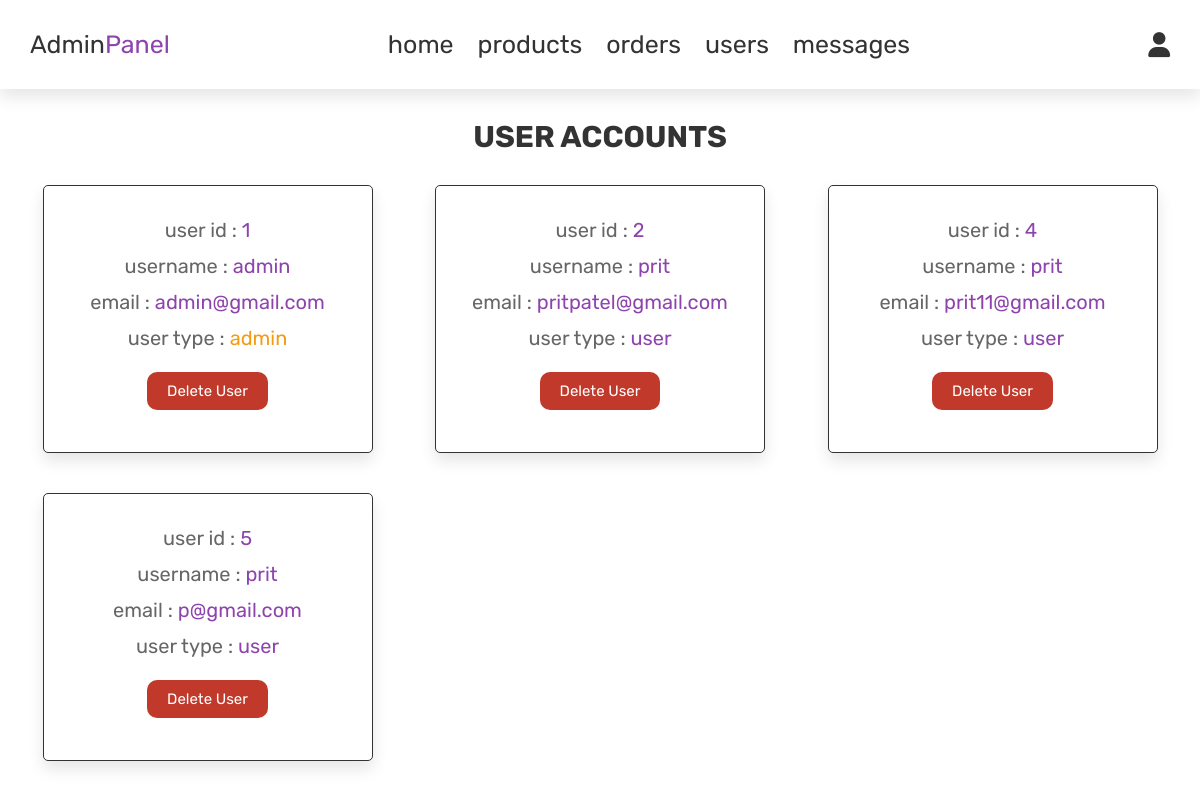
The page /admin_user.php (signed in) on the database as committed earlier.
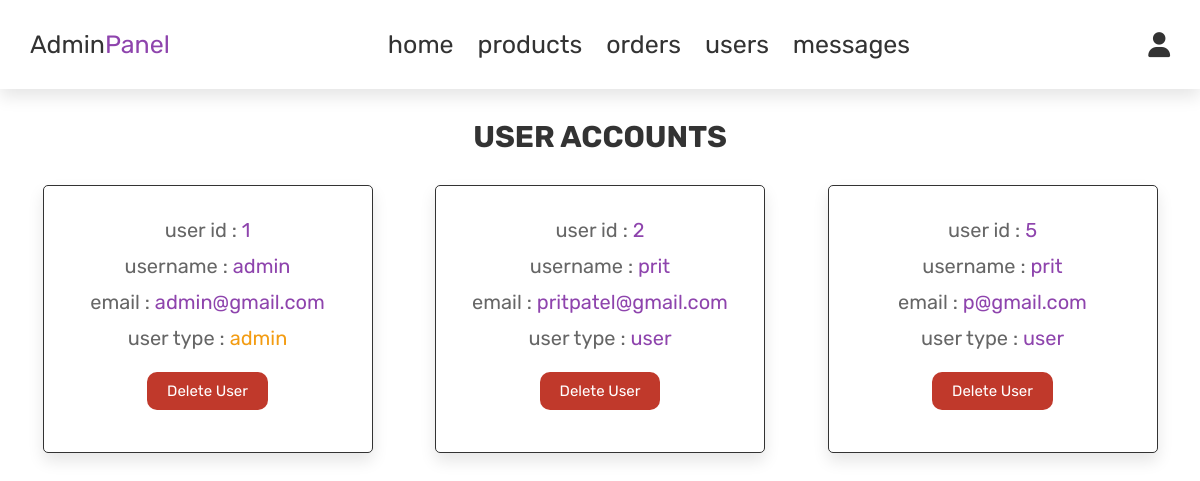
The same page on the database as committed later.
### tables this page shows
CREATE TABLE IF NOT EXISTS `users` (
  `id` int NOT NULL AUTO_INCREMENT,
  `name` varchar(100) NOT NULL,
  `email` varchar(100) NOT NULL,
  `password` varchar(100) NOT NULL,
  `ph_no` varchar(15) NOT NULL,
  `usertype` varchar(20) NOT NULL DEFAULT 'user',
  PRIMARY KEY (`id`),
  UNIQUE KEY `ph_no` (`ph_no`),
  UNIQUE KEY `email` (`email`)
);

### admin_user.php (the view, shortened to what this page needs)
<?php
include 'conn.php';
?>
<!DOCTYPE html>
<html lang="en">
<head>
   <link rel="stylesheet" href="https://cdnjs.cloudflare.com/ajax/libs/font-awesome/6.0.0/css/all.min.css">
   <link rel="stylesheet" href="css/admin.css">
</head>
<body>
    <header class="header">
   <div class="flex">
      <a href="admin_page.php" class="logo">Admin<span>Panel</span></a>
      <nav class="navbar">
         <a href="admin_page.php">home</a>
         <a href="admin_products.php">products</a>
         <a href="admin_order.php">orders</a>
         <a href="admin_user.php">users</a>
         <a href="admin_mes.php">messages</a>
      </nav>
      <div class="icons">
         <div id="user-btn" class="fas fa-user"></div>
      </div>
   </div>
</header>
<section class="users">
   <h1 class="title"> user accounts </h1>
   <div class="box-container">
      <?php
         $select_users = mysqli_query($conn, "SELECT * FROM `users`") or die('query failed');
         while($fetch_users = mysqli_fetch_assoc($select_users)){
      ?>
      <div class="box">
         <p> user id : <span><?php echo $fetch_users['id']; ?></span> </p>
         <p> username : <span><?php echo $fetch_users['name']; ?></span> </p>
         <p> email : <span><?php echo $fetch_users['email']; ?></span> </p>
         <p> user type : <span style="color:<?php if($fetch_users['usertype'] == 'admin'){ echo 'var(--orange)'; } ?>"><?php echo $fetch_users['usertype']; ?></span> </p>
         <a href="admin_user.php?delete=<?php echo $fetch_users['id']; ?>" onclick="return confirm('delete this user?');" class="delete-btn">delete user</a>
      </div>
      <?php
         };
      ?>
   </div>
</section>
</body>
</html>

Rows that differ between the two databases and show on the page:
removed users: id "4", name "prit", email "prit11@gmail.com", usertype "user"
